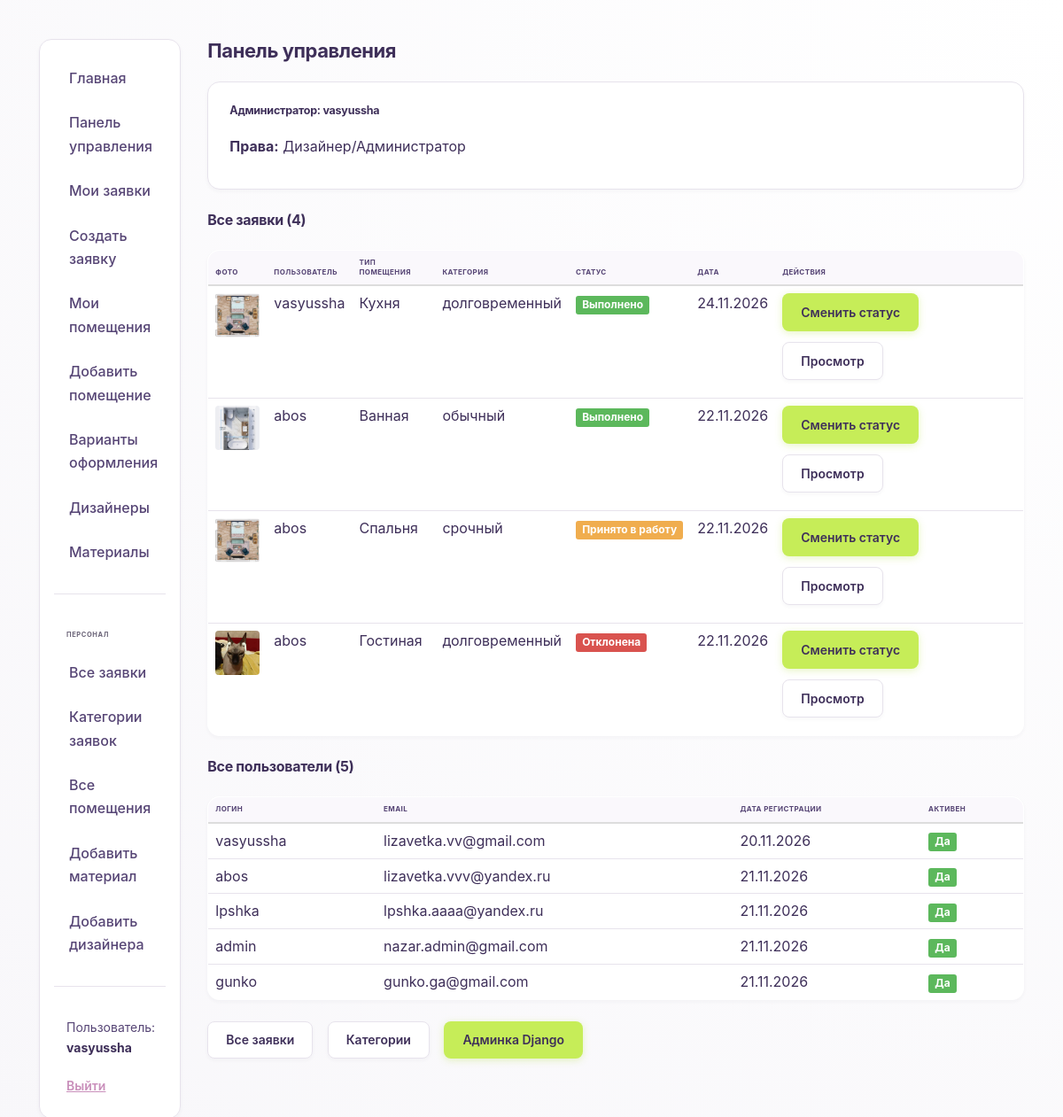
Page /admin-cabinet/ (signed in) on the committed database.
### studio/models.py (models this page shows, shortened)
class Request(models.Model):
    STATUS_CHOICES = [
        ('new', 'Новая'),
        ('in_progress', 'Принято в работу'),
        ('done', 'Выполнено'),
        ('rejected', 'Отклонена'),
    ]
    user = models.ForeignKey(User, on_delete=models.CASCADE, verbose_name="Пользователь")
    title = models.CharField(max_length=200, verbose_name="Название")
    category = models.ForeignKey(Category, on_delete=models.SET_NULL, null=True, verbose_name="Категория")
    room_type = models.CharField(
        max_length=20,
        choices=[
            ('bedroom', 'Спальня'),
            ('bathroom', 'Ванная'),
            ('kitchen', 'Кухня'),
            ('living_room', 'Гостиная'),
            ('office', 'Офис'),
            ('other', 'Другое'),
        ],
        default='other',
        verbose_name="Тип помещения"
    )
    message = models.TextField(verbose_name="Описание")
    photo = models.ImageField(upload_to='request_photos/', verbose_name="Фото помещения или план")
    design_image = models.ImageField(upload_to='design_images/', blank=True, null=True, verbose_name="Изображение готового дизайна")
    status = models.CharField(max_length=20, choices=STATUS_CHOICES, default='new', verbose_name="Статус")
    created_at = models.DateTimeField(auto_now_add=True, verbose_name="Дата создания")
    updated_at = models.DateTimeField(auto_now=True, verbose_name="Дата обновления")
    designer_comment = models.TextField(
        blank=True,
        null=True,
        verbose_name="Комментарий дизайнера",
        help_text="Опишите, что было сделано или какие есть нюансы"
    )
    class Meta:
        ordering = ['-created_at']
        verbose_name = "Заявка"
        verbose_name_plural = "Заявки"

class Category(models.Model):
    name = models.CharField(max_length=100, verbose_name="Название категории")
    description = models.TextField(blank=True, verbose_name="Описание")
    class Meta:
        ordering = ['name']
        verbose_name = "Категория заявки"
        verbose_name_plural = "Категории заявок"
    def __str__(self):
        return self.name

### studio/views.py (the view)
# urls.py: path('admin-cabinet/', views.admin_cabinet, name='admin-cabinet'),
@login_required
def admin_cabinet(request):
    if not request.user.has_perm('studio.can_make_proposal'):
        messages.error(request, 'У вас нет прав администратора')
        return redirect('user-cabinet')
    all_requests = Request.objects.all().order_by('-created_at')
    all_rooms = Room.objects.all().order_by('-created_at')
    all_users = User.objects.filter(is_active=True)
    context = {
        'all_requests': all_requests,
        'all_rooms': all_rooms,
        'all_users': all_users,
    }
    return render(request, 'studio/admin_cabinet.html', context)

### studio/templates/studio/admin_cabinet.html
{% extends "base_generic.html" %}
{% block content %}
<h1>Панель управления</h1>
<div class="panel">
    <h3>Администратор: {{ user.username }}</h3>
    <p><strong>Права:</strong> Дизайнер/Администратор</p>
</div>
<h2>Все заявки ({{ all_requests|length }})</h2>
{% if all_requests %}
<table class="table">
    <thead>
        <tr>
            <th>Фото</th>
            <th>Пользователь</th>
            <th>Тип помещения</th>
            <th>Категория</th>
            <th>Статус</th>
            <th>Дата</th>
            <th>Действия</th>
        </tr>
    </thead>
    <tbody>
        {% for req in all_requests %}
        <tr>
            <td>
                {% if req.photo %}
                    <img src="{{ req.photo.url }}" alt="Фото" style="width: 50px; height: 50px; object-fit: cover; border-radius: 4px;">
                {% else %}
                    <span style="color: #999;">—</span>
                {% endif %}
            </td>
            <td>{{ req.user.username }}</td>
            <td>{{ req.get_room_type_display }}</td>
            <td>{{ req.category|default:"—" }}</td>
            <td>
                {% if req.status == 'new' %}
                    <span class="label label-info">Новая</span>
                {% elif req.status == 'in_progress' %}
                    <span class="label label-warning">Принято в работу</span>
                {% elif req.status == 'done' %}
                    <span class="label label-success">Выполнено</span>
                {% elif req.status == 'rejected' %}
                    <span class="label label-danger">Отклонена</span>
                {% endif %}
            </td>
            <td>{{ req.created_at|date:"d.m.Y" }}</td>
            <td>
                <a href="{% url 'request-status-update' req.id %}" class="btn btn-sm btn-primary">Сменить статус</a>
                <a href="{% url 'request-detail' req.id %}" class="btn btn-sm btn-default">Просмотр</a>
            </td>
        </tr>
        {% endfor %}
    </tbody>
</table>
{% else %}
<p>Пока нет заявок.</p>
{% endif %}
<h2>Все пользователи ({{ all_users|length }})</h2>
{% if all_users %}
<table class="table">
    <thead>
        <tr>
            <th>Логин</th>
            <th>Email</th>
            <th>Дата регистрации</th>
            <th>Активен</th>
        </tr>
    </thead>
    <tbody>
        {% for u in all_users %}
        <tr>
            <td>{{ u.username }}</td>
            <td>{{ u.email|default:"—" }}</td>
            <td>{{ u.date_joined|date:"d.m.Y" }}</td>
            <td>
                {% if u.is_active %}
                    <span class="label label-success">Да</span>
                {% else %}
                    <span class="label label-danger">Нет</span>
                {% endif %}
            </td>
        </tr>
        {% endfor %}
    </tbody>
</table>
{% endif %}
<div class="actions-bar">
    <a href="{% url 'all-requests' %}" class="btn btn-default">Все заявки</a>
    <a href="{% url 'categories' %}" class="btn btn-default">Категории</a>
    <a href="{% url 'admin:index' %}" class="btn btn-primary">Админка Django</a>
</div>
{% endblock %}

### studio/templates/base_generic.html (shortened to what this page needs)
<!DOCTYPE html>
<html lang="ru">
<head>
    <link rel="stylesheet" href="https://maxcdn.bootstrapcdn.com/bootstrap/3.3.7/css/bootstrap.min.css">
    {% load static %}
    <link rel="stylesheet" href="{% static 'css/styles.css' %}">
</head>
<body>
    <div class="container-fluid">
        <div class="row">
            <div class="col-sm-2">
                <ul class="sidebar-nav">
                    <li><a href="{% url 'index' %}">Главная</a></li>
                    {% if user.is_authenticated %}
                        {% if perms.studio.can_make_proposal %}
                            <li><a href="{% url 'admin-cabinet' %}">Панель управления</a></li>
                        {% else %}
                            <li><a href="{% url 'user-cabinet' %}">Личный кабинет</a></li>
                        {% endif %}
                        <li><a href="{% url 'my-requests' %}">Мои заявки</a></li>
                        <li><a href="{% url 'request-create' %}">Создать заявку</a></li>
                        <li><a href="{% url 'rooms' %}">Мои помещения</a></li>
                        <li><a href="{% url 'room-create' %}">Добавить помещение</a></li>
                        <li><a href="{% url 'proposals' %}">Варианты оформления</a></li>
                        <li><a href="{% url 'designers' %}">Дизайнеры</a></li>
                        <li><a href="{% url 'materials' %}">Материалы</a></li>
                        {% if user.is_staff %}
                            <hr>
                            <li><strong>Персонал</strong></li>
                            <li><a href="{% url 'all-requests' %}">Все заявки</a></li>
                            <li><a href="{% url 'categories' %}">Категории заявок</a></li>
                            <li><a href="{% url 'all-rooms' %}">Все помещения</a></li>
                            <li><a href="{% url 'material-create' %}">Добавить материал</a></li>
                            <li><a href="{% url 'designer-create' %}">Добавить дизайнера</a></li>
                        {% endif %}
                        <hr>
                        <li class="user-info">Пользователь: <strong>{{ user.username }}</strong></li>
                        <li>
                            <form method="post" action="{% url 'logout' %}" style="display:inline;">
                                <button type="submit" class="btn-link">Выйти</button>
                            </form>
                        </li>
                    {% else %}
                        <hr>
                        <li><a href="{% url 'login' %}">Войти</a></li>
                        <li><a href="{% url 'register' %}">Регистрация</a></li>
                    {% endif %}
                </ul>
            </div>
            <div class="col-sm-10">
                {% block content %}{% endblock %}
            </div>
        </div>
    </div>
</body>
</html>

### studio/static/css/styles.css (style rules this page uses)
* { box-sizing: border-box; }
body { font-family: -apple-system, BlinkMacSystemFont, 'Segoe UI', 'Inter', sans-serif; background: radial-gradient(circle at top right, #ffffff, #F8F7FA); background-attachment: fixed; color: #3E2F59; font-size: 16px; line-height: 1.65; margin: 0; padding: 24px; }
h1, h2, h3 { color: #3E2F59; margin: 0 0 20px; line-height: 1.25; letter-spacing: -0.02em; font-weight: 750; }
h1 { font-size: 2.2rem; }
h2 { font-size: 1.6rem; }
h3 { font-size: 1.25rem; }
a { color: #3E2F59; text-decoration: none; transition: color 0.25s ease; }
hr { border: none; border-top: 1px solid #E7E3EC; margin: 24px 0; }
.container-fluid { max-width: 1200px; margin: 0 auto; padding: 20px; }
.sidebar-nav { list-style: none; padding: 16px; background: #FFFFFF; border-radius: 14px; border: 1px solid #E7E3EC; margin: 0; box-shadow: 0 2px 4px rgba(62, 47, 89, 0.04); }
.sidebar-nav li { margin: 4px 0; }
.sidebar-nav a { display: block; padding: 10px 14px; border-radius: 8px; color: #564575; font-weight: 500; border-left: 3px solid transparent; transition: all 0.25s ease; }
.sidebar-nav strong { display: block; padding: 16px 14px 8px; font-size: 0.75rem; letter-spacing: 0.08em; text-transform: uppercase; color: #6B6478; font-weight: 700; }
.sidebar-nav .user-info { padding: 10px 14px; font-size: 14px; color: #564575; }
.sidebar-nav .user-info strong { display: inline; padding: 0; font-size: 14px; text-transform: none; letter-spacing: normal; color: #3E2F59; }
.sidebar-nav form { background: transparent; padding: 0; margin: 0; border: none; box-shadow: none; max-width: none; display: inline; }
.sidebar-nav .btn-link { background: transparent; border: none; color: #C98FBB; padding: 6px 14px; margin: 0; font-size: 14px; font-weight: 600; text-decoration: underline; cursor: pointer; box-shadow: none; display: inline-block; width: auto; height: auto; line-height: 1.5; font-family: inherit; transition: color 0.25s ease; }
.btn { display: inline-block; padding: 10px 20px; border-radius: 8px; border: 1px solid transparent; cursor: pointer; font-size: 14px; font-weight: 600; text-decoration: none; text-align: center; margin-right: 12px; margin-bottom: 12px; transition: all 0.25s ease; }
.btn:last-child { margin-right: 0; }
.btn-primary { background: #C6ED58; color: #3E2F59; box-shadow: 0 2px 8px rgba(179, 222, 63, 0.3); }
.btn-default { background: #FFFFFF; color: #3E2F59; border-color: #E7E3EC; box-shadow: 0 2px 4px rgba(62, 47, 89, 0.04); }
form { background: #FFFFFF; padding: 32px; border-radius: 14px; border: 1px solid #E7E3EC; box-shadow: 0 8px 24px rgba(62, 47, 89, 0.08); max-width: 600px; margin: 24px 0; }
.table { width: 100%; background: #FFFFFF; border-radius: 14px; overflow: hidden; border: 1px solid #E7E3EC; border-collapse: collapse; margin: 24px 0; box-shadow: 0 2px 4px rgba(62, 47, 89, 0.04); }
.table th { background: #FAF8FC; color: #564575; padding: 16px; text-align: left; font-weight: 700; font-size: 0.8rem; letter-spacing: 0.05em; text-transform: uppercase; border-bottom: 2px solid #E7E3EC; }
.table td { padding: 16px; border-bottom: 1px solid #E7E3EC; }
.table tbody tr { transition: background 0.25s ease; }
.table tr:last-child td { border-bottom: none; }
.panel { background: #FFFFFF; border: 1px solid #E7E3EC; border-radius: 14px; padding: 24px; margin-bottom: 24px; box-shadow: 0 2px 4px rgba(62, 47, 89, 0.04); transition: box-shadow 0.25s ease; }
.panel { animation: fadeIn 0.4s ease; }

### rows in the picture
Request: photo (picture), user.username "vasyussha", room_type "Кухня", category "долговременный", status "Выполнено", created_at "24.11.2026"
Request: photo (picture), user.username "abos", room_type "Ванная", category "обычный", status "Выполнено", created_at "22.11.2026"
Request: photo (picture), user.username "abos", room_type "Спальня", category "срочный", status "Принято в работу", created_at "22.11.2026"
Request: photo (picture), user.username "abos", room_type "Гостиная", category "долговременный", status "Отклонена", created_at "22.11.2026"

### other values in the picture
{{ user.username }} "vasyussha"
{{ all_requests|length }} "4"
{{ all_users|length }} "5"
{{ u.username }} "vasyussha"
{{ u.email|default:"—" }} "lizavetka.vv@gmail.com"
{{ u.date_joined|date:"d.m.Y" }} "20.11.2026"
{{ u.username }} "abos"
{{ u.email|default:"—" }} "lizavetka.vvv@yandex.ru"
{{ u.date_joined|date:"d.m.Y" }} "21.11.2026"
{{ u.username }} "lpshka"
{{ u.email|default:"—" }} "lpshka.aaaa@yandex.ru"
{{ u.username }} "admin"
{{ u.email|default:"—" }} "nazar.admin@gmail.com"
{{ u.username }} "gunko"
{{ u.email|default:"—" }} "gunko.ga@gmail.com"
